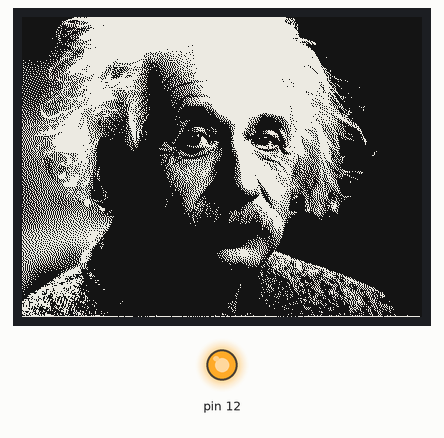
The sketch below on a simulated Arduino Uno, built for the host (arithmetic inside an expression is 32-bit, double 64-bit). On the bench: 400×300 one-colour display, output pins drawn as LEDs (lit = HIGH). What the sketch prints to the serial monitor is not drawn.

Above: at 2.2 s.

The sketch:

minimal_GxEPD.ino
```cpp
#include <GxEPD.h>
#include <GxGDEW042T2/GxGDEW042T2.h>      // 4.2" b/w
#include <GxIO/GxIO_SPI/GxIO_SPI.h>
#include <GxIO/GxIO.h>
#include "alberteinstein.h"

GxIO_Class io(SPI, /*CS=*/ 22, /*DC=*/ 15, /*RST=*/ 13);
GxEPD_Class display(io, /*RST=*/ 13, /*BUSY=*/ 34);

void setup()
{
  pinMode(12, OUTPUT);

  // Enable power to EPD
  digitalWrite(12, LOW);
  Serial.begin(115200);
  Serial.println();
  Serial.println("setup");

  display.init(115200); // enable diagnostic output on Serial
  display.setRotation(0);
  Serial.println("Setup done");

  display.fillScreen(GxEPD_WHITE);
  display.drawBitmap(gImage_alberteinstein, 0, 0, 400, 300, GxEPD_BLACK);
  display.update();

  // Disable power to EPD
  digitalWrite(12, HIGH);
}

void loop()
{
  // Nothing here
}
```

Source omitted: erteinstein.h (data table, 152043 bytes)
